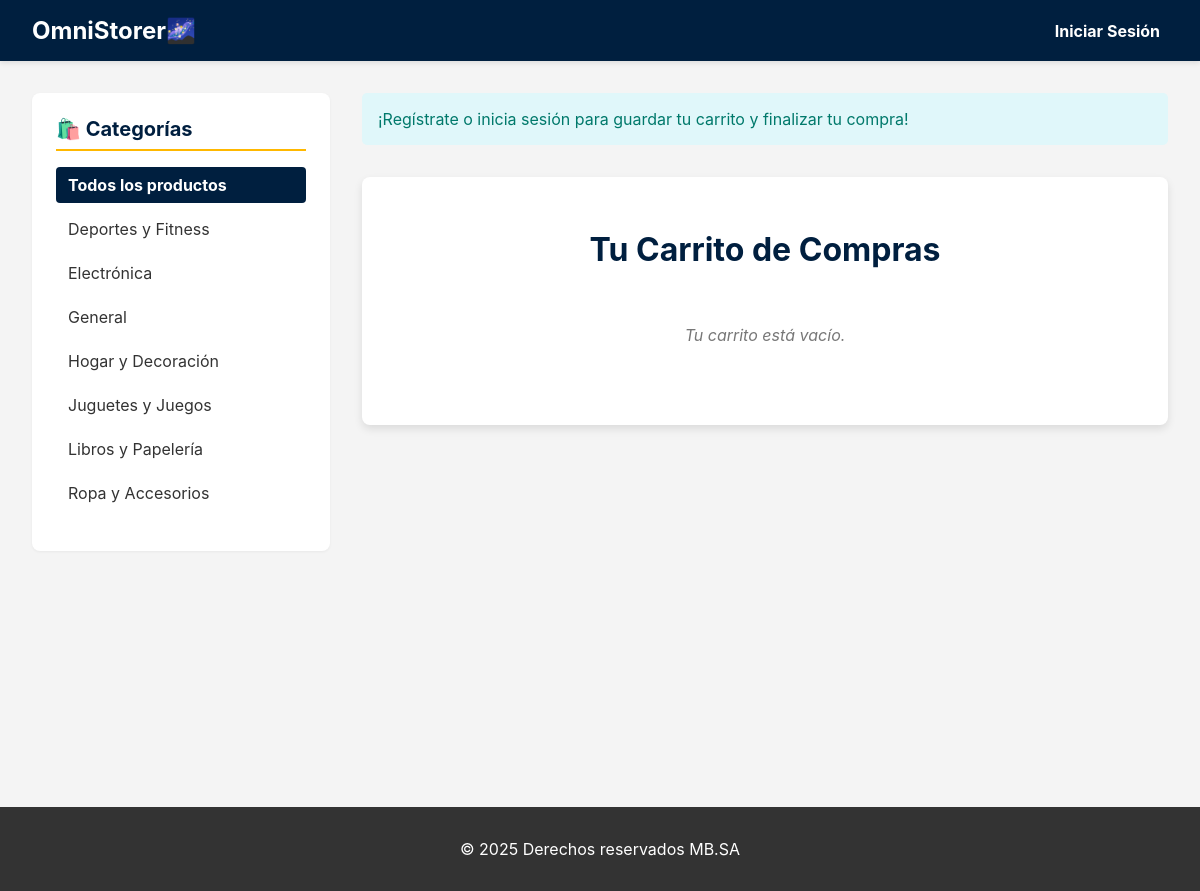
Page /cart/ on the committed database.
### store/models.py (models this page shows, shortened)
class Category(models.Model):
    name = models.CharField(max_length=255, unique=True)
    slug = models.SlugField(max_length=255, unique=True)
    class Meta:
        verbose_name = 'category'
        verbose_name_plural = 'categories'
        ordering = ('name',)

### store/views.py (the view, shortened to what this page needs)
# urls.py: path('cart/', views.cart_detail, name='cart_detail'),
def cart_detail(request):
    cart = request.session.get('cart', {})
    cart_items = []
    cart_total = 0
    if not request.user.is_authenticated:
        messages.info(request, "¡Regístrate o inicia sesión para guardar tu carrito y finalizar tu compra!")
    cart_count = get_cart_count(request)
    categories = Category.objects.all()
    context = {
        'cart_items': cart_items,
        'cart_total': cart_total,
        'cart_count': cart_count,
        'categories': categories,
    }
    return render(request, 'store/cart_detail.html', context)

### store/views.py (called while the page is built)
def get_cart_count(request):
    cart = request.session.get('cart', {})
    return sum(item['quantity'] for item in cart.values())

### store/templates/store/cart_detail.html (shortened to what this page needs)
{% extends 'base.html' %}
{% block content %}
<div class="cart-container">
    <h1>Tu Carrito de Compras</h1>
    {% if cart_items %}
    <table class="cart-table">
        <thead>
            <tr>
                <th>Producto</th>
                <th>Cantidad</th>
                <th>Precio</th>
                <th>Total</th>
                <th></th> </tr>
        </thead>
        <tbody>
            {% for item in cart_items %}
            <tr>
                <td>{{ item.name }}</td>
                <td>
                    <div class="quantity-control">
                        <form action="{% url 'update_cart' product_id=item.product_id %}" method="post">
                            {% csrf_token %}
                            <input type="hidden" name="action" value="decrease">
                            <button type="submit">-</button>
                        </form>
                        <span class="quantity-display">{{ item.quantity }}</span>
                        <form action="{% url 'update_cart' product_id=item.product_id %}" method="post">
                            {% csrf_token %}
                            <input type="hidden" name="action" value="increase">
                            <button type="submit">+</button>
                        </form>
                    </div>
                </td>
                <td>${{ item.price }}</td>
                <td>${{ item.total|floatformat:2 }}</td>
                <td>
                    <form action="{% url 'remove_from_cart' product_id=item.product_id %}" method="post" onsubmit="return confirm('¿Estás seguro de que deseas eliminar este producto del carrito?');">
                        {% csrf_token %}
                        <button type="submit" class="remove-button">Eliminar</button>
                    </form>
                </td>
            </tr>
            {% endfor %}
        </tbody>
    </table>
    <h3 class="cart-summary">Total a Pagar: ${{ cart_total|floatformat:2 }}</h3>
    <a href="{% url 'checkout' %}" class="checkout-button">Finalizar Compra</a>
    {% else %}
    <p class="cart-empty-message">Tu carrito está vacío.</p>
    {% endif %}
</div>
{% endblock %}

### templates/base.html (shortened to what this page needs)
<!DOCTYPE html>
<html lang="es">
<head>
</head>
<body>
    <header>
        <nav>
            <h1><a href="{% url 'product_list' %}">OmniStorer🌌</a></h1>
            <ul>
                {% if user.is_authenticated %}
                <li>{{ user.username }}</li>
                <li><a href="{% url 'contact' %}">Contacto</a></li>
                <li><a href="{% url 'purchase_history' %}">Mi Historial</a></li>
                <li>
                    <a href="{% url 'cart_detail' %}">Carrito (<span id="cart-count" hx-get="{% url 'get_cart_count' %}" hx-trigger="load, updateCart from:body" hx-swap="innerHTML">{{ cart_count|default:0 }}</span>)</a>
                </li>
                <li><a href="{% url 'logout' %}">Cerrar Sesión</a></li>
                {% else %}
                <li><a href="/accounts/login/">Iniciar Sesión</a></li>
                {% endif %}
            </ul>
        </nav>
    </header>
    <div class="content-wrapper">
        {% if categories %}
        <aside class="sidebar">
            <div class="category-list">
                <h3>🛍️ Categorías</h3>
                <ul>
                    <li>
                        <a href="{% url 'product_list' %}" class="{% if not current_category %}active{% endif %}">
                            Todos los productos
                        </a>
                    </li>
                    {% for category in categories %}
                        <li>
                            <a href="{% url 'product_list_by_category' category.slug %}"
                               class="{% if current_category and current_category.slug == category.slug %}active{% endif %}">
                                {{ category.name }}
                            </a>
                        </li>
                    {% endfor %}
                </ul>
            </div>
        </aside>
        {% endif %}
        <main>
            {% if messages %}
            <ul class="messages">
                {% for message in messages %}
                    <li class="{{ message.tags }}">{{ message }}</li>
                {% endfor %}
            </ul>
            {% endif %}
            {% block content %}
            {% endblock %}
        </main>
    </div>
    <footer>
        <p>&copy; 2025 Derechos reservados MB.SA</p>
    </footer>
</body>
</html>

### templates/base.html (style rules this page uses)
:root { --color-blue: #001f3f; --color-white: #ffffff; --color-gray: #f4f4f4; --color-dark-gray: #333; --color-accent: #ffb800; }
body { font-family: 'Inter', Arial, sans-serif; margin: 0; background-color: var(--color-gray); color: var(--color-dark-gray); }
header { background-color: var(--color-blue); color: var(--color-white); padding: 1rem 2rem; box-shadow: 0 2px 5px rgba(0,0,0,0.1); position: sticky; top: 0; z-index: 100; }
nav { display: flex; justify-content: space-between; align-items: center; }
nav h1 { margin: 0; font-size: 1.5rem; }
nav h1 a { color: var(--color-white); text-decoration: none; }
nav ul { list-style: none; margin: 0; padding: 0; display: flex; gap: 1.5rem; }
nav ul a { color: var(--color-white); text-decoration: none; font-weight: bold; padding: 0.5rem; border-bottom: 2px solid transparent; transition: border-bottom 0.3s ease; }
.content-wrapper { display: flex; gap: 2rem; padding: 2rem; min-height: calc(100vh - 150px); max-width: 1200px; margin: 0 auto; }
aside.sidebar { flex: 0 0 250px; background-color: var(--color-white); padding: 1.5rem; border-radius: 8px; box-shadow: 0 1px 3px rgba(0,0,0,0.05); align-self: flex-start; }
.category-list h3 { margin-top: 0; margin-bottom: 1rem; font-size: 1.25rem; color: var(--color-blue); border-bottom: 2px solid var(--color-accent); padding-bottom: 0.5rem; }
.category-list ul { list-style: none; padding: 0; }
.category-list li { margin-bottom: 0.5rem; }
.category-list a { display: block; padding: 0.5rem 0.75rem; text-decoration: none; color: var(--color-dark-gray); border-radius: 4px; transition: background-color 0.2s; }
.category-list .active { background-color: var(--color-blue); color: var(--color-white); font-weight: bold; }
main { flex-grow: 1; padding: 0; }
.messages { list-style: none; padding: 1rem; margin: 0; background-color: #e0f7fa; color: #00796b; border-radius: 5px; margin-bottom: 1rem; }
footer { background-color: var(--color-dark-gray); color: var(--color-white); text-align: center; padding: 1rem; margin-top: 2rem; }

### store/templates/store/cart_detail.html (style rules this page uses)
.cart-container { padding: 2rem; background-color: var(--color-white); border-radius: 8px; box-shadow: 0 4px 8px rgba(0, 0, 0, 0.1); margin-top: 2rem; }
.cart-container h1 { text-align: center; color: var(--color-blue); margin-bottom: 1.5rem; }
.cart-empty-message { text-align: center; padding: 2rem; font-style: italic; color: #777; }

### rows in the picture
Category: name "Deportes y Fitness"
Category: name "Electrónica"
Category: name "General"
Category: name "Hogar y Decoración"
Category: name "Juguetes y Juegos"
Category: name "Libros y Papelería"
Category: name "Ropa y Accesorios"

### other values in the picture
{{ message }} "¡Regístrate o inicia sesión para guardar tu carrito y finalizar tu compra!"
